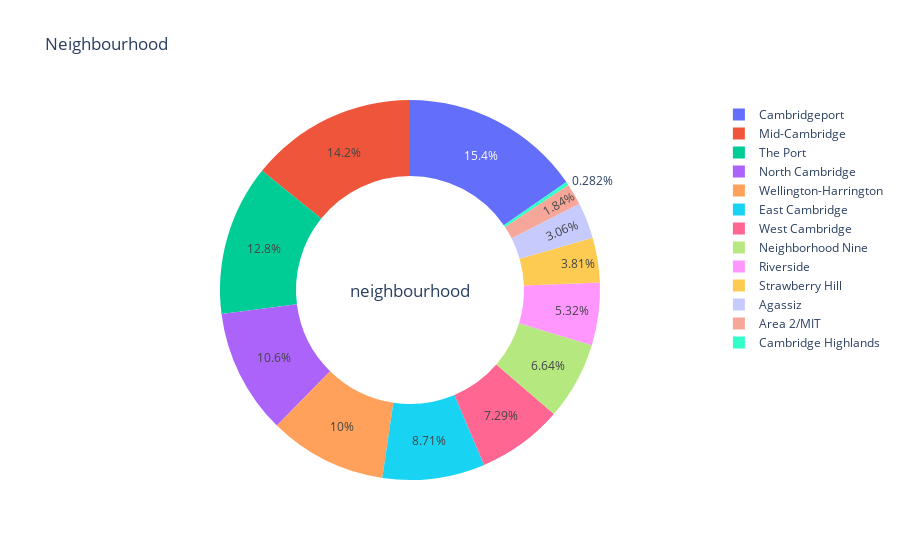

Notebook source saved alongside this figure:
### Code cell
from plotly.offline  import download_plotlyjs,init_notebook_mode,plot, iplot
from plotly.offline import init_notebook_mode, iplot
init_notebook_mode(connected=True)
temp = listings.neighbourhood.value_counts()
fig = {
  "data": [
    {
      "values": temp.values,
      "labels": temp.index,
      "domain": {"x": [0, 1]},
      "hole": .6,
      "type": "pie"
    },
    
    ],
  "layout": {
        "title":"Neighbourhood",
        "annotations": [
            {
                "font": {
                    "size": 17
                },
                "showarrow": False,
                "text": "neighbourhood",
                "x": 0.5,
                "y": 0.5
            }
            
        ]
    }
}
iplot(fig, filename='donut')

### Figure 1 — Plotly figure (JSON) as saved in the notebook; plotly's stock layout.template omitted (floating-point values rounded to 4 significant figures)
{"data": [{"domain": {"x": [0, 1]}, "hole": 0.6, "labels": ["Cambridgeport", "Mid-Cambridge", "The Port", "North Cambridge", "Wellington-Harrington", "East Cambridge", "West Cambridge", "Neighborhood Nine", "Riverside", "Strawberry Hill", "Agassiz", "Area 2/MIT", "Cambridge Highlands"], "type": "pie", "values": [327, 302, 272, 226, 213, 185, 155, 141, 113, 81, 65, 39, 6]}], "layout": {"annotations": [{"font": {"size": 17}, "showarrow": false, "text": "neighbourhood", "x": 0.5, "y": 0.5}], "title": {"text": "Neighbourhood"}}}
